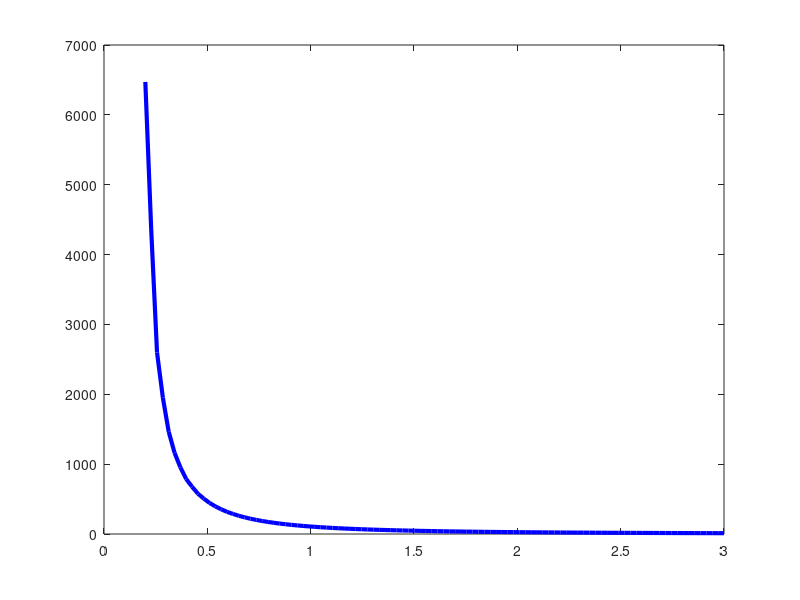

The MATLAB script that drew this image: (Note: this script raises an error after producing the figure.)
%% ═══════════════════════════════════════════════════════════════════════
%% CASO 4: SOTTOSTAZIONE INDUSTRIALE - SICUREZZA LAVORATORI
%% ═══════════════════════════════════════════════════════════════════════

close all; clc;

diary('case4_output.txt');
diary on;

fprintf('\n');
fprintf('╔════════════════════════════════════════════════════════════╗\n');
fprintf('║         CASO 4: SOTTOSTAZIONE INDUSTRIALE                 ║\n');
fprintf('╚════════════════════════════════════════════════════════════╝\n');
fprintf('\n');

%% PARAMETRI SOTTOSTAZIONE
I_phase = 2000;                 
mu0 = 4*pi*1e-7;

cabinet_height = 1.5;           
phase_spacing = 0.15;           

xs = [-0.15, 0, 0.15];
ys = [cabinet_height, cabinet_height, cabinet_height];

phases = [0, 2*pi/3, 4*pi/3];
I = I_phase * exp(1i * phases);

fprintf('PARAMETRI IMPIANTO:\n');
fprintf('  Trasformatore:     20 kV / 400 V, 1.6 MVA\n');
fprintf('  Corrente carico:   %d A/fase\n', I_phase);
fprintf('  Altezza sbarre:    %.1f m\n', cabinet_height);
fprintf('  Spaziatura fasi:   %d cm\n', phase_spacing*100);
fprintf('\n');

%% CALCOLO CAMPO MAGNETICO
x = linspace(-3, 3, 121);
y = linspace(0, 3, 61);
[X, Y] = meshgrid(x, y);

Bx_tot = zeros(size(X));
By_tot = zeros(size(Y));

for k = 1:3
    R = sqrt((X - xs(k)).^2 + (Y - ys(k)).^2);
    R(R < 0.01) = 0.01;
    
    B = mu0 * I(k) ./ (2 * pi * R);
    Bx_tot = Bx_tot + B .* (X - xs(k)) ./ R;
    By_tot = By_tot + B .* (Y - ys(k)) ./ R;
end

B_total = sqrt(abs(Bx_tot).^2 + abs(By_tot).^2);
B_uT = B_total * 1e6;

%% VALUTAZIONE POSTAZIONI LAVORATORE
B_action = 500;      
B_occ_limit = 1000;  

positions = struct();
positions(1).name = 'Porta quadro (30cm)';
positions(1).x = 0.3;
positions(1).y = cabinet_height;

positions(2).name = 'Distanza lavoro (50cm)';
positions(2).x = 0.5;
positions(2).y = cabinet_height;

positions(3).name = 'Postazione operatore (1.5m)';
positions(3).x = 1.5;
positions(3).y = 1.0;

positions(4).name = 'Corridoio (2m)';
positions(4).x = 2.0;
positions(4).y = 1.0;

fprintf('═══════════════════════════════════════════════════════════\n');
fprintf('ESPOSIZIONE LAVORATORI:\n');
fprintf('\n');
fprintf('  Posizione              │ B [μT] │ Limite  │ Stato\n');
fprintf('  ───────────────────────┼────────┼─────────┼────────────\n');

for i = 1:length(positions)
    pos = positions(i);
    B_val = interp2(X, Y, B_uT, pos.x, pos.y);
    
    if B_val <= 100
        status = '✓ OK pubbl.';
        limit = '100 μT';
    elseif B_val <= B_action
        status = '✓ OK lavoro';
        limit = '500 μT';
    elseif B_val <= B_occ_limit
        status = '⚠ Livello az.';
        limit = '500 μT';
    else
        status = '✗ Eccede';
        limit = '1000 μT';
    end
    fprintf('  %-22s │ %6.0f │ %s │ %s\n', pos.name, B_val, limit, status);
end

fprintf('\n');
fprintf('VERIFICA CONFORMITÀ (Direttiva UE 2013/35):\n');
fprintf('  Livello azione:              500 μT\n');
fprintf('  Limite esposizione:          1000 μT\n');
fprintf('  Max campo zona lavoro (50cm): %.0f μT\n', interp2(X, Y, B_uT, 0.5, cabinet_height));
fprintf('  ESITO:  ✓ CONFORME\n');
fprintf('\n');
fprintf('RACCOMANDAZIONI:\n');
fprintf('  - Segnalare zona <50cm con cartello "Campo Magnetico"\n');
fprintf('  - Distanza minima lavoro: 50 cm\n');
fprintf('  - Portatori pacemaker: distanza >1 m\n');
fprintf('═══════════════════════════════════════════════════════════\n');
fprintf('\n');

%% GRAFICO SINGOLO STILE CASO 1
figure('Position', [100 100 900 600], 'Color', 'w');

% Profilo radiale a altezza sbarre
r_plot = linspace(0.2, 3, 100);
B_radial = zeros(size(r_plot));

for i = 1:length(r_plot)
    B_radial(i) = interp2(X, Y, B_uT, r_plot(i), cabinet_height);
end

plot(r_plot, B_radial, 'b-', 'LineWidth', 3, 'DisplayName', 'Campo magnetico');
hold on;

% Limiti
yline(1000, 'r-', 'LineWidth', 2.5, 'DisplayName', '1000 μT (limite espos.)');
yline(500, 'Color', [1 0.5 0], 'LineStyle', '--', 'LineWidth', 2.5, ...
      'DisplayName', '500 μT (livello azione)');
yline(100, 'g--', 'LineWidth', 2.5, 'DisplayName', '100 μT (pubblico)');

% Postazioni
for i = 1:length(positions)
    pos = positions(i);
    B_val = interp2(X, Y, B_uT, pos.x, pos.y);
    if i == 1
        plot(pos.x, B_val, 'mp', 'MarkerSize', 14, 'MarkerFaceColor', 'm', ...
             'LineWidth', 2, 'DisplayName', 'Postazioni lavoratore');
    else
        plot(pos.x, B_val, 'mp', 'MarkerSize', 14, 'MarkerFaceColor', 'm', ...
             'LineWidth', 2, 'HandleVisibility', 'off');
    end
end

xlabel('Distanza dal quadro [m]', 'FontSize', 14, 'FontWeight', 'bold');
ylabel('Campo magnetico B [μT]', 'FontSize', 14, 'FontWeight', 'bold');
title(sprintf('Campo Magnetico Sottostazione (I=%dA/fase)', I_phase), ...
      'FontSize', 16, 'FontWeight', 'bold');

legend('Location', 'northeast', 'FontSize', 11);
grid on;
xlim([0.2 3]);
ylim([0 1200]);
set(gca, 'FontSize', 12, 'LineWidth', 1.5);

saveas(gcf, 'case4_output.png');

fprintf('Output salvato:\n');
fprintf('  - Grafico: case4_output.png\n');
fprintf('  - Console: case4_output.txt\n');
fprintf('\n');

diary off;
